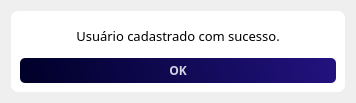
<?xml version="1.0" encoding="UTF-8"?>
<ui version="4.0">
 <class>cadastro_ok</class>
 <widget class="QWidget" name="cadastro_ok">
  <property name="geometry">
   <rect>
    <x>0</x>
    <y>0</y>
    <width>356</width>
    <height>103</height>
   </rect>
  </property>
  <property name="windowTitle">
   <string>Form</string>
  </property>
  <property name="styleSheet">
   <string notr="true">border-radius: 7px;</string>
  </property>
  <layout class="QGridLayout" name="gridLayout">
   <item row="0" column="0">
    <widget class="QFrame" name="frame">
     <property name="minimumSize">
      <size>
       <width>334</width>
       <height>81</height>
      </size>
     </property>
     <property name="styleSheet">
      <string notr="true">border-radius: 7px;
background-color: rgb(255, 255, 255);</string>
     </property>
     <property name="frameShape">
      <enum>QFrame::StyledPanel</enum>
     </property>
     <property name="frameShadow">
      <enum>QFrame::Raised</enum>
     </property>
     <layout class="QGridLayout" name="gridLayout_2">
      <item row="0" column="0">
       <widget class="QLabel" name="label">
        <property name="minimumSize">
         <size>
          <width>0</width>
          <height>25</height>
         </size>
        </property>
        <property name="font">
         <font>
          <family>JetBrains Mono</family>
          <pointsize>10</pointsize>
          <weight>50</weight>
          <bold>false</bold>
         </font>
        </property>
        <property name="text">
         <string>Usuário cadastrado com sucesso.</string>
        </property>
        <property name="alignment">
         <set>Qt::AlignCenter</set>
        </property>
       </widget>
      </item>
      <item row="1" column="0">
       <widget class="QPushButton" name="Button_quit">
        <property name="minimumSize">
         <size>
          <width>0</width>
          <height>25</height>
         </size>
        </property>
        <property name="font">
         <font>
          <family>JetBrains Mono</family>
          <weight>75</weight>
          <bold>true</bold>
         </font>
        </property>
        <property name="styleSheet">
         <string notr="true">QPushButton{
	background-color: qlineargradient(spread:pad, x1:0, y1:0.505682, x2:1, y2:0.477, stop:0 rgb(0, 0, 41), stop:1 rgb(34, 18, 127));
	color:rgba(255, 255, 255, 210);
	border-radius:5px;
}

QPushButton:hover{
	background-color: qlineargradient(spread:pad, x1:0, y1:0.505682, x2:1, y2:0.477, stop:0 rgb(17, 9, 84), stop:1 rgb(67, 36, 212));
}

QPushButton:pressed{
	background-color: qlineargradient(spread:pad, x1:0, y1:0.505682, x2:1, y2:0.477, stop:0 rgb(34, 18, 127), stop:1 rgb(0, 0, 41));
}</string>
        </property>
        <property name="text">
         <string>OK</string>
        </property>
       </widget>
      </item>
     </layout>
    </widget>
   </item>
  </layout>
 </widget>
 <resources/>
 <connections/>
</ui>
